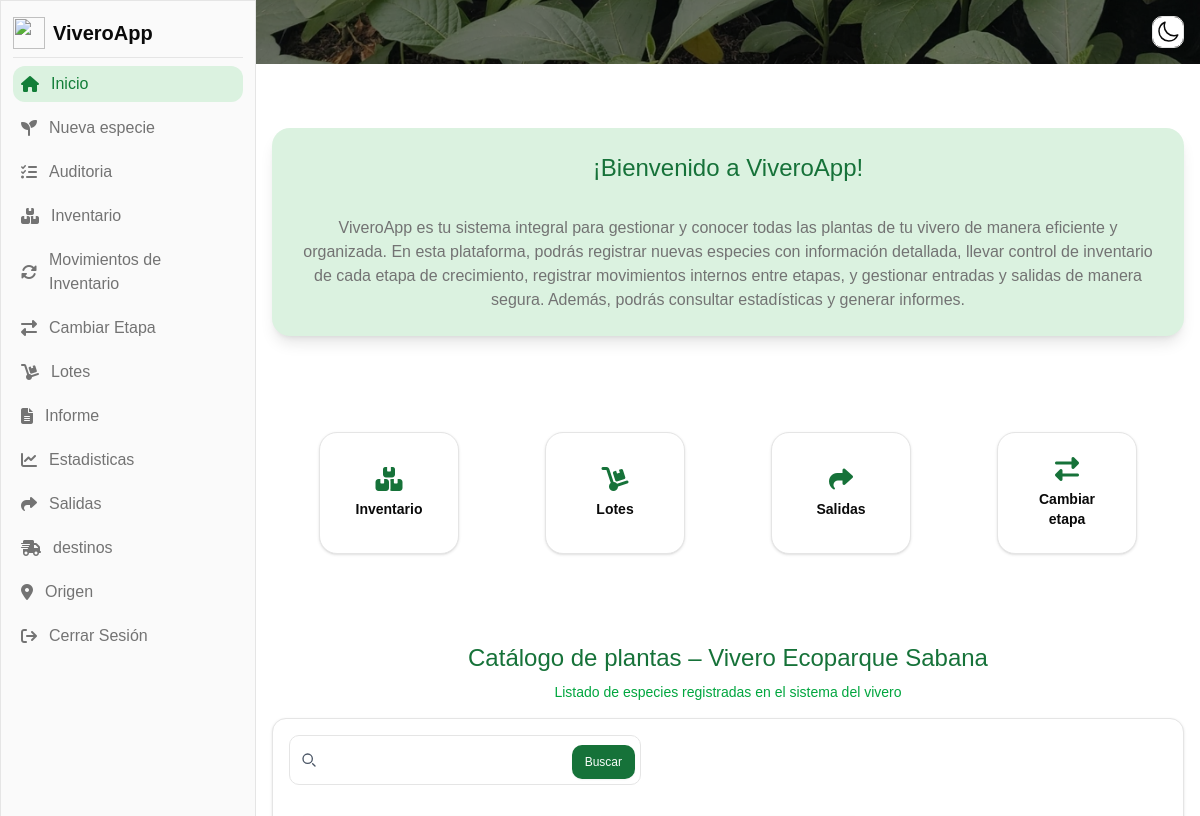
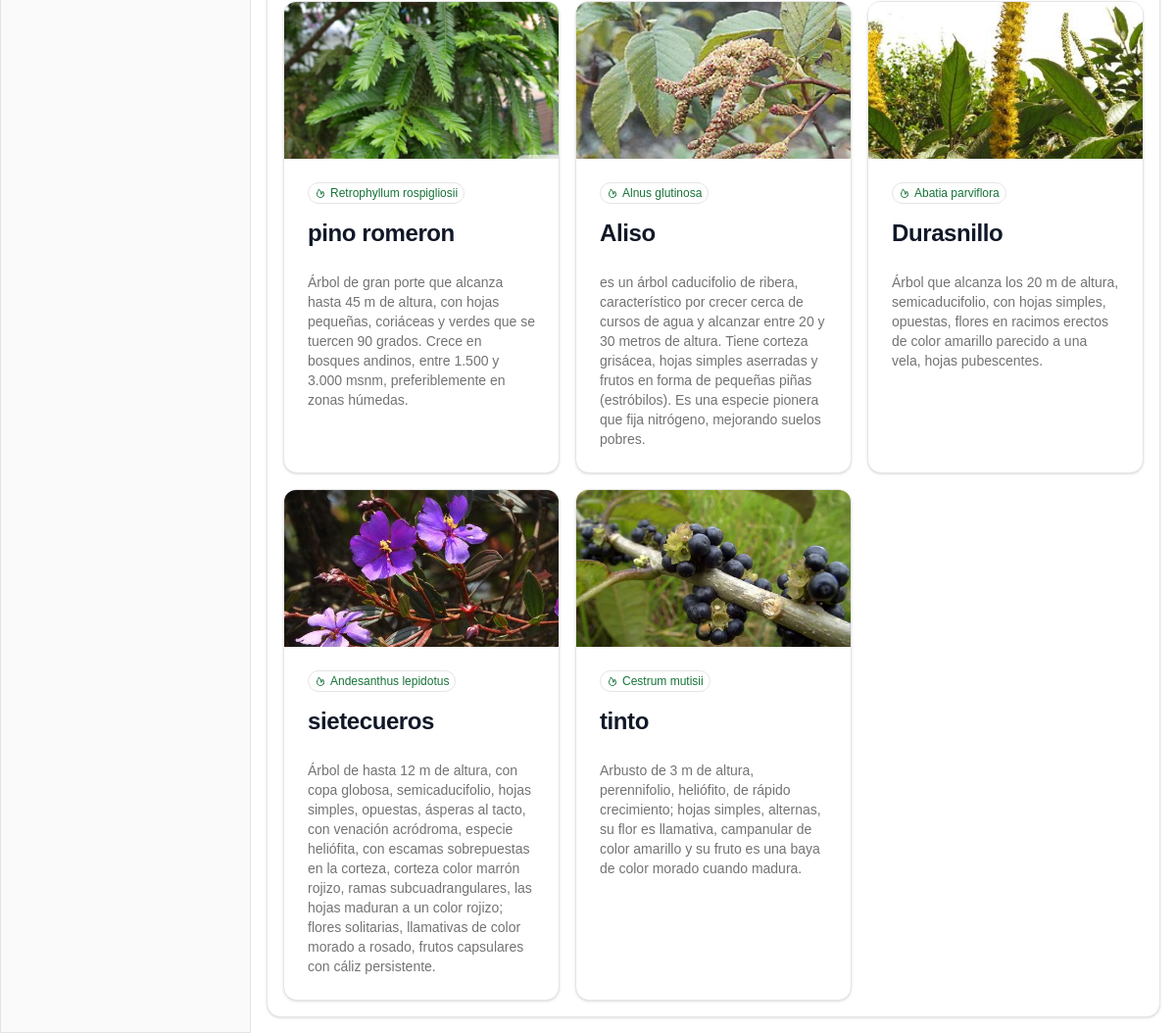
/home.php?page_id=2 (signed in), run on the app's committed database (2 pictures, top to bottom).
### tables this page shows
CREATE TABLE `pages` (
  `id` int(11) NOT NULL,
  `name` varchar(255) NOT NULL,
  `route` varchar(255) NOT NULL,
  `ord` int(11) NOT NULL DEFAULT 0,
  `icon` varchar(255) NOT NULL,
  `description` varchar(255) NOT NULL,
  `is_home` tinyint(1) NOT NULL DEFAULT 0
);

CREATE TABLE `plantas` (
  `id` int(11) NOT NULL,
  `nombre_cientifico` varchar(100) NOT NULL,
  `nombre_comun` varchar(100) NOT NULL,
  `imagen` varchar(255) DEFAULT NULL,
  `descripcion` varchar(600) DEFAULT NULL,
  `fecha_registro` timestamp NOT NULL DEFAULT current_timestamp() ON UPDATE current_timestamp()
);

### models/PageModel.php (called while the page is built, shortened)
<?php
class PageModel
{
    private $conn = null;
    public function __construct()
    {
        $db = new Database();
        $this->conn = $db->connect();
    }
    public function validatePages($role_id)
    {
        $stmt = $this->conn->prepare("SELECT p.id AS id, p.name AS name, p.ord AS ord, p.icon as icon, p.is_home AS is_home, p.route AS route, p.description AS description FROM `roles` AS r INNER JOIN role_pages AS rp ON r.id = rp.role_id INNER JOIN pages AS p ON rp.page_id = p.id WHERE r.id = :role_id ORDER BY p.ord ASC");
        $stmt->bindParam(":role_id", $role_id);
        $stmt->execute();
        $data = $stmt->fetchAll(PDO::FETCH_ASSOC);
        if (count($data) > 0) {
            return $data;
        }
        return null;
    }
}

### config/database.php (called while the page is built, shortened)
<?php
class Database
{
    private $host = "localhost";
    private $user = "root";
    private $password = "";
    private $database = "vivero_app";
    public function connect()
    {
        try {
            $this->conn = new PDO("mysql:host=$this->host;dbname=$this->database", $this->user, $this->password);
            $this->conn->setAttribute(PDO::ATTR_ERRMODE, PDO::ERRMODE_EXCEPTION);
            return $this->conn;
        } catch (PDOException $e) {
            echo "Conexion fallida: " . $e->getMessage();
            return null;
        }
    }
}

### config/auth.php (called while the page is built, shortened)
<?php
include __DIR__ . "/../models/PageModel.php";
$page = new PageModel();
$page_accessed_id = $_GET['page_id'] ?? null;
$pagesRoleUser = $page->validatePages($_SESSION['usuario']['id_rol']);
$pageFound = array_filter($pagesRoleUser, fn($pg) => "$pg[id]" === "$page_accessed_id");
$pageAccessed = reset($pageFound) ?: null;

### models/PlantaModel.php (called while the page is built, shortened)
<?php
class PlantaModel
{
    private $busqueda;
    private $limit;
    private $offset;
    private $conn = null;
    public function setBusqueda($busqueda)
    {
        $this->busqueda = $busqueda;
    }
    public function setLimit($limit)
    {
        $this->limit = $limit;
    }
    public function setOffset($offset)
    {
        $this->offset = $offset;
    }
    public function getBusqueda()
    {
        return $this->busqueda;
    }
    public function getLimit()
    {
        return $this->limit;
    }
    public function getOffset()
    {
        return $this->offset;
    }
    public function __construct()
    {
        $db = new Database();
        $this->conn = $db->connect();
    }
    public function getAll()
    {
        $busqueda = $this->getBusqueda();
        $limit = $this->getLimit();
        $offset = $this->getOffset();
        $stmt = $this->conn->prepare("SELECT * FROM plantas WHERE nombre_comun LIKE :busqueda OR descripcion LIKE :busqueda LIMIT :lim OFFSET :offs");
        $param = "%$busqueda%";
        $stmt->bindParam(":busqueda", $param);
        $stmt->bindParam(":lim", $limit, PDO::PARAM_INT);
        $stmt->bindParam(":offs", $offset, PDO::PARAM_INT);
        $stmt->execute();
        return $stmt->fetchAll(PDO::FETCH_ASSOC);
    }
}

### controllers/PlantaController.php (called while the page is built, shortened)
<?php
include __DIR__ . "/../models/PlantaModel.php";
$planta = new PlantaModel();
$busqueda = $_GET['busqueda'] ?? null;
$page = isset($_GET['page']) ? (int) $_GET['page'] : 1;
$planta->setBusqueda($busqueda);
$limit = 20;
$offset = ($page - 1) * $limit;
$planta->setLimit($limit);
$planta->setOffset($offset);
$allPlants = $planta->getAll();

### home.php (the view, shortened to what this page needs)
<?php
include "./config/database.php";
include "./config/auth.php";
?>
<!DOCTYPE html>
<html lang="es" class="">
<head>
    <link rel="stylesheet" href="https://cdnjs.cloudflare.com/ajax/libs/font-awesome/6.5.0/css/all.min.css">
    <link rel="stylesheet" href="./assets/output.css" />
    <link rel="stylesheet" href="https://cdn.jsdelivr.net/npm/not-a-toast@1.1.5/dist/style.css">
</head>
<body class="">
    <aside id="default-sidebar"
        class="fixed top-0 left-0 z-40 w-64 h-full transition-transform -translate-x-full sm:translate-x-0"
        aria-label="Sidebar">
        <div class="h-full px-3 py-4 overflow-y-auto bg-sidebar border-e border">
            <ul class="space-y-2 font-medium">
                <div class="flex items-center gap-2">
                    <img src="https://portaljaimeduque.net/img/LOGO_FPJD.png" alt="" class="size-8 shrink-0">
                    <h1 class="text-xl font-bold">ViveroApp</h1>
                </div>
                <div class="h-px w-full bg-border"></div>
                <?php
                foreach ($pagesRoleUser as $pg)
                {
                    ?>
                    <li>
                        <a href="/home.php?page_id=<?= $pg['id'] ?>"
                            class="<?= $pg['id'] == $page_accessed_id ? "bg-sidebar-accent text-sidebar-accent-foreground" : "" ?> flex text-muted-foreground items-center px-2 py-1.5 hover:bg-sidebar-accent rounded-base hover:text-sidebar-accent-foreground group">
                            <i class="<?= $pg['icon'] ?>"></i>
                            <span class="ms-3"><?= $pg['name'] ?></span>
                        </a>
                    </li>
                    <?php
                }
                ?>
                <li>
                    <a href="./config/logout.php"
                        class="flex text-muted-foreground items-center px-2 py-1.5 hover:bg-sidebar-accent hover:text-sidebar-accent-foreground rounded-base group">
                        <i class="fa-solid fa-arrow-right-from-bracket"></i>
                        <span class="flex-1 ms-3 whitespace-nowrap">Cerrar Sesión</span>
                    </a>
                </li>
            </ul>
        </div>
    </aside>
    <div class="sm:ml-64">
        <div class="w-full h-16 bg-cover bg-center bg-opacity-10 sticky top-0 z-50"
            style="background-image:url('/assets/img/planta.jpg')">
            <div class="flex-1 w-full h-full bg-black/50 flex items-center justify-end px-4">
                <button id="mode-button" class="btn btn-outline btn-size-icon">
                </button>
            </div>
        </div>
        <div class="p-4">
            <?php
            if ($pageAccessed)
            {
                require_once("./views/" . $pageAccessed['route']);
            }
            ?>
        </div>
    </div>
</body>
</html>

### views/home.php (shortened to what this page needs)
<?php
include __DIR__ . "/../controllers/PlantaController.php";
?>
<section class="py-12 flex justify-center">
    <div class="bg-accent rounded-2xl shadow-lg p-6 max-w-10xl text-center flex flex-col items-center gap-6 mt-0">
        <h1 class="text-primary text-2xl mb-2">¡Bienvenido a ViveroApp!</h1>
        <p class="text-muted-foreground  text-1xl ">
            ViveroApp es tu sistema integral para gestionar y conocer todas las plantas de tu vivero de manera eficiente
            y organizada.
            En esta plataforma, podrás registrar nuevas especies con información detallada, llevar control de inventario
            de cada etapa de crecimiento, registrar movimientos internos entre etapas, y gestionar entradas y salidas de
            manera segura.
            Además, podrás consultar estadísticas y generar informes.
        </p>
    </div>
</section>
<section class="py-12 px-3 ">
    <div class="grid grid-cols-2 md:grid-cols-4 gap-4 justify-items-center">
        <a href="/home.php?page_id=3" class="quick-card">
            <i class="fa-solid fa-boxes-stacked quick-card-icon"></i>
            <span class="quick-card-title">Inventario</span>
        </a>
        <a href="/home.php?page_id=17" class="quick-card">
            <i class="fa-solid fa-dolly quick-card-icon"></i>
            <span class="quick-card-title">Lotes</span>
        </a>
        <a href="/home.php?page_id=26" class="quick-card">
            <i class="fa-solid fa-share quick-card-icon"></i>
            <span class="quick-card-title">Salidas</span>
        </a>
        <a href="/home.php?page_id=22" class="quick-card">
            <i class="fa-solid fa-right-left quick-card-icon"></i>
            <span class="quick-card-title">Cambiar etapa</span>
        </a>
    </div>
</section>
<div class="mt-10 mb-4 text-center">
    <h2 class="text-primary text-2xl mb-2">
        Catálogo de plantas – Vivero Ecoparque Sabana
    </h2>
    <p class="text-green-600 text-sm mt-2">
        Listado de especies registradas en el sistema del vivero
    </p>
</div>
<div class="relative overflow-x-auto rounded-xl bg-card border shadow  ">
    <div>
        <form action="/home.php" method="get" class="p-4 max-w-sm">
            <div class="relative">
                <div class="absolute inset-y-0 inset-s-0 flex items-center ps-3 pointer-events-none">
                    <svg class="w-4 h-4 text-body" aria-hidden="true" xmlns="http://www.w3.org/2000/svg" width="24"
                        height="24" fill="none" viewBox="0 0 24 24">
                        <path stroke="currentColor" stroke-linecap="round" stroke-width="2"
                            d="m21 21-3.5-3.5M17 10a7 7 0 1 1-14 0 7 7 0 0 1 14 0Z" />
                    </svg>
                </div>
                <input type="search" id="search" name="busqueda" value="<?= $_GET['busqueda'] ?? "" ?>"
                    class="block w-full p-6 ps-9  input-component placeholder=" Buscar..." />
                <button type="submit"
                    class="absolute inset-e-1.5 bottom-1.5 text-primary-foreground bg-primary hover:bg-green-700 box-border border border-transparent focus:ring-4 focus:ring-brand-medium shadow-xs font-medium leading-5 rounded text-xs px-3 py-1.5 focus:outline-none">Buscar</button>
            </div>
        </form>
    </div>
    <div class="grid grid-cols-1 md:grid-cols-2 lg:grid-cols-3 gap-4 p-4">
        <?php
        foreach ($allPlants as $pg)
        {
            ?>
            <div class="rounded-xl bg-card border shadow block max-w-sm ">
                <div class="max-h-40 h-full relative flex overflow-hidden">
                    <img class="rounded-t-base object-cover object-center w-full h-full"
                        src="<?= $pg['imagen'] ? "/assets/uploads/$pg[imagen]" : "https://placehold.co/600x400" ?>"
                        alt="" />
                </div>
                <div class="p-6 text-left">
                    <span
                        class="inline-flex items-center bg-card border rounded-xl text-primary text-xs font-medium px-1.5 py-0.5 ">
                        <?= $pg['nombre_cientifico'] ?>
                    </span>
                    <div>
                        <h5 class="mt-3 mb-6 text-2xl font-semibold tracking-tight text-heading"><?= $pg['nombre_comun'] ?>
                        </h5>
                        <p class="text-sm text-muted-foreground"><?= $pg['descripcion'] ?></p>
                    </div>
                </div>
            </div>
            <?php
        }
        ?>
    </div>
</div>

### data on the page
pages: name "Inicio"
pages: name "Nueva especie"
pages: name "Auditoria"
pages: name "Inventario"
pages: name "Movimientos de Inventario"
pages: name "Cambiar Etapa"
pages: name "Lotes"
pages: name "Informe"
pages: name "Estadisticas"
pages: name "Salidas"
pages: name "destinos"
pages: name "Origen"
plantas: imagen (picture), nombre_cientifico "Retrophyllum rospigliosii", nombre_comun "pino romeron", descripcion "Árbol de gran porte que alcanza hasta 45 m de altura, con hojas pequeñas, coriáceas y verdes que se tuercen 90 grados. Crece en bosques andinos, entre 1.500 y 3.000 msnm, preferiblemente en zonas húmedas."
plantas: imagen (picture), nombre_cientifico "Alnus glutinosa", nombre_comun "Aliso", descripcion "es un árbol caducifolio de ribera, característico por crecer cerca de cursos de agua y alcanzar entre 20 y 30 metros de altura. Tiene corteza grisácea, hojas simples aserradas y frutos en forma de pequeñas piñas (estróbilos). Es una especie pionera que fija nitrógeno, mejorando suelos pobres."
plantas: imagen (picture), nombre_cientifico "Abatia parviflora", nombre_comun "Durasnillo", descripcion "Árbol que alcanza los 20 m de altura, semicaducifolio, con hojas simples, opuestas, flores en racimos erectos de color amarillo parecido a una vela, hojas pubescentes."
plantas: imagen (picture), nombre_cientifico "Andesanthus lepidotus", nombre_comun "sietecueros", descripcion "Árbol de hasta 12 m de altura, con copa globosa, semicaducifolio, hojas simples, opuestas, ásperas al tacto, con venación acródroma, especie heliófita, con escamas sobrepuestas en la corteza, corteza color marrón rojizo, ramas subcuadrangulares, las hojas maduran a un color rojizo; flores solitarias, llamativas de color morado a rosado, frutos capsulares con cáliz persistente."
plantas: imagen (picture), nombre_cientifico "Cestrum mutisii", nombre_comun "tinto", descripcion "Arbusto de 3 m de altura, perennifolio, heliófito, de rápido crecimiento; hojas simples, alternas, su flor es llamativa, campanular de color amarillo y su fruto es una baya de color morado cuando madura."
